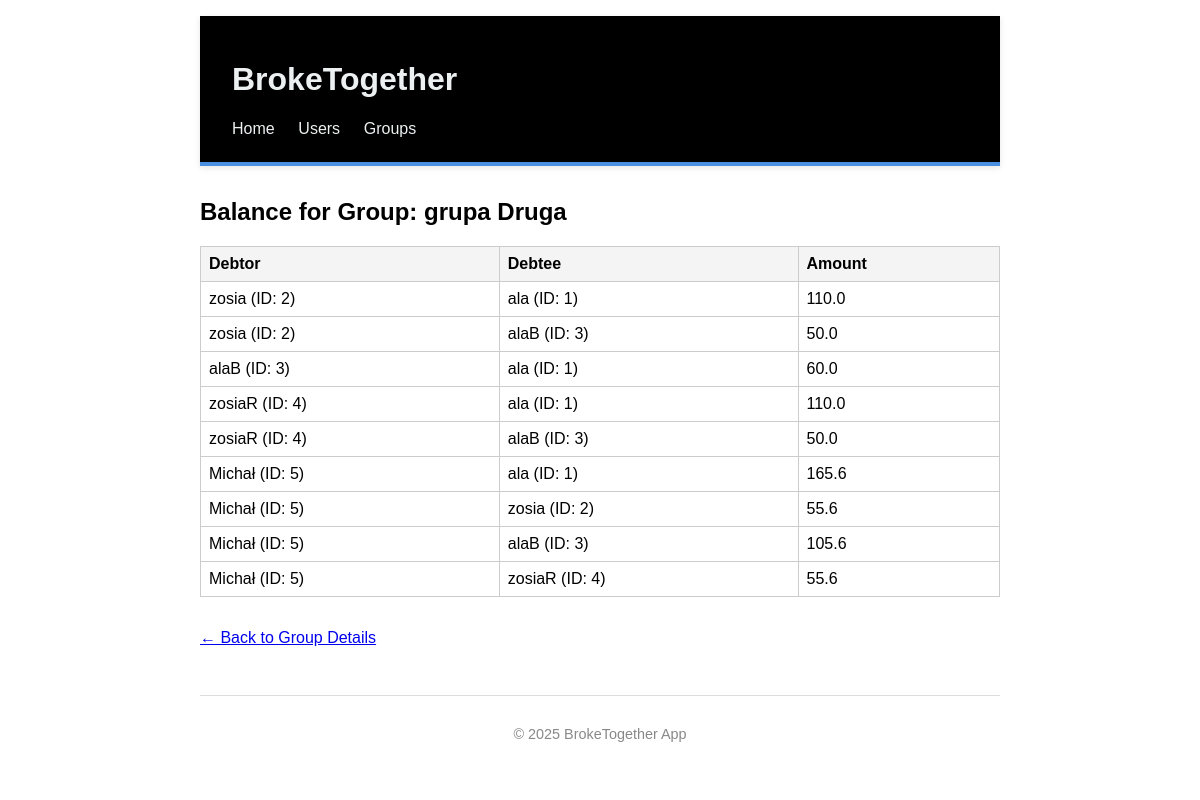
Screenshot of /balances/group/2 with the database file from the repository.
### app/models.py (models this page shows)
class Base(DeclarativeBase):
    pass

class Group(Base):
    __tablename__ = "groups"
    id: Mapped[int] = mapped_column(primary_key=True)
    name: Mapped[str] = mapped_column(Text, nullable=False, unique=False)
    users: Mapped[list["User"]] = relationship(
        "User",
        secondary=user_group_association,
        back_populates="groups"
    )
    expenses: Mapped[list["Expense"]] = relationship(
        "Expense",
        back_populates="group",
        cascade="all, delete-orphan"
    )

class User(Base):
    __tablename__ = "users"
    id: Mapped[int] = mapped_column(primary_key=True)
    username: Mapped[str] = mapped_column(Text, nullable=False, unique=True)
    hashed_password: Mapped[str] = mapped_column(Text, nullable=False)
    groups: Mapped[list["Group"]] = relationship(
        "Group",
        secondary=user_group_association,
        back_populates="users"
    )
    expenses: Mapped[list["Expense"]] = relationship(
        "Expense",
        back_populates="user",
        cascade="all, delete-orphan"
    )

### app/routers/balances.py (the view)
@router.get("/group/{group_id}", response_class=HTMLResponse)
def get_group_balances(request: Request,group_id: int, db: Session = Depends(get_db)):
    try:
        balances = calculate_balances(group_id, db)
        group = get_one_group(db, group_id)
        return templates.TemplateResponse("group_balance.html", {"request": request, "group": group, "balances": balances})
    except ValueError as e:
        raise HTTPException(status_code=404, detail=str(e))

### app/templates/group_balance.html (shortened to what this page needs)
{% extends "base.html" %}
{% block content %}
<h2>Balance for Group: {{ group.name }}</h2>
{% if balances %}
    <table>
        <thead>
            <tr>
                <th>Debtor</th>
                <th>Debtee</th>
                <th>Amount</th>
            </tr>
        </thead>
        <tbody>
            {% for row in balances %}
                <tr>
                    <td>{{ row.debtor_username }} (ID: {{ row.debtor_id }})</td>
                    <td>{{ row.debtee_username }} (ID: {{ row.debtee_id }})</td>
                    <td>{{ row.amount }}</td>
                </tr>
            {% endfor %}
        </tbody>
    </table>
{% else %}
    <p>No balance data available for this group.</p>
{% endif %}
<div style="margin-top: 2rem;">
    <a href="/groups/{{group.id}}">← Back to Group Details</a>
</div>
{% endblock %}

### app/static/style.css (style rules this page uses)
body { font-family: sans-serif; max-width: 800px; margin: auto; padding: 1rem; }
table { width: 100%; border-collapse: collapse; margin-top: 1rem; }
table th, table td { border: 1px solid #ccc; padding: 0.5rem; text-align: left; }
table th { background-color: #f4f4f4; }

### rows the page displays
Group: name "grupa Druga"
User: debtor_username "zosia" "zosia", debtee_username "zosia"
User: debtee_username "ala" "ala" "ala" "ala"
User: debtee_username "alaB" "alaB" "alaB", debtor_username "alaB"
User: debtor_username "zosiaR" "zosiaR", debtee_username "zosiaR"
User: debtor_username "Michał" "Michał" "Michał" "Michał"

### other values shown
{{ row.debtor_id }} "2" "2" "3" "4" "4" "5" "5" "5" "5"
{{ row.debtee_id }} "1" "3" "1" "1" "3" "1" "2" "3" "4"
{{ row.amount }} "110.0" "50.0" "60.0" "110.0" "50.0" "165.6" "55.6" "105.6" "55.6"
